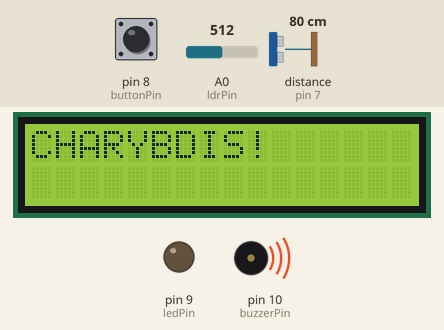
Bench run of a sketch on a simulated Arduino Uno, built with avr-gcc and run on an emulated ATmega328P. On the bench: 16×2 character LCD, output pins drawn as LEDs (lit = HIGH), buzzer (waves = sounding, pin HIGH). Wiring (inferred from the names in the program): ultrasonic range finder: trigger pin 6; echo pin 7. Dashed ring = blinking. The inputs (shaded band) are chosen by the test bench; at power-on: distance to the obstacle (sensor on pin 7) 80 cm, A0 (ldrPin) = 512, pin 8 (buttonPin) HIGH. The echo pulse lasts 58.3 µs per cm; pins used as bus, display or sensor lines are not drawn.

Above: at 1.2 s.
1.3 s: distance to the obstacle (sensor on pin 7) set to 98 cm
2.8 s: distance to the obstacle (sensor on pin 7) set to 105 cm
At 4.0 s:
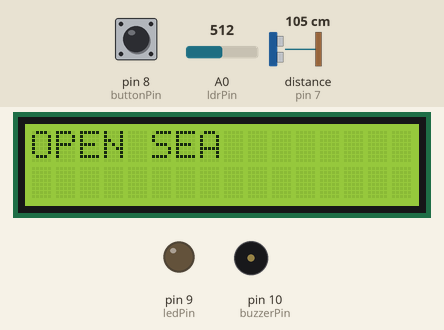
4.3 s: A0 (ldrPin) set to 500
At 4.87 s:
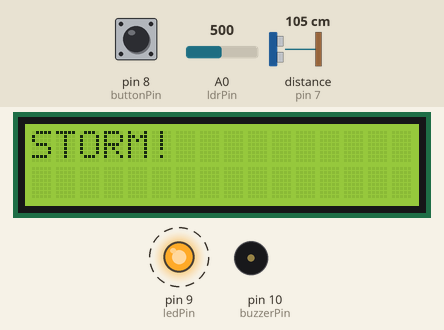
6.5 s: pin 8 (buttonPin) pulled LOW for 0.15 s
At 7.7 s:
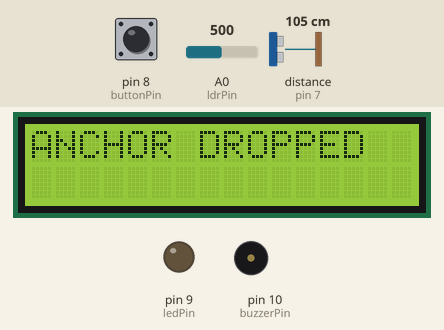
8.1 s: pin 8 (buttonPin) pulled LOW for 1 s
At 8.62 s:
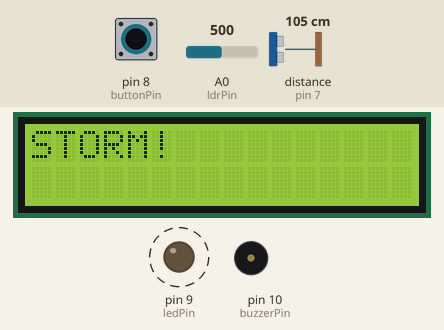
9.7 s: pin 8 (buttonPin) pulled LOW for 3.2 s
At 11.2 s:
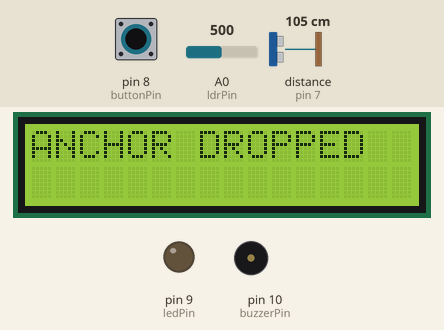
Timing chart, 0 to 12.7 s (numbered marks = the images above; inputs shaded):
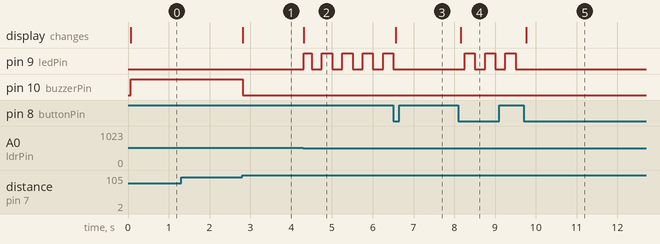

The sketch:

Arduino_code.ino
```cpp
#include <LiquidCrystal.h>

LiquidCrystal lcd(12, 11, 5, 4, 3, 2);

const int buttonPin = 8;
const int ledPin = 9;
const int buzzerPin = 10;
const int trigPin = 6;
const int echoPin = 7;
const int ldrPin = A0;

enum State { OPEN_SEA, ANCHOR_DROPPED, STORM, CHARYBDIS, WRECKED };
State currentState = OPEN_SEA;
State lastState = WRECKED;


bool anchorDropped = false;
unsigned long dangerStartTime = 0;
const unsigned long dangerThreshold = 5000; // 5 seconds


int buttonState = HIGH;
int lastButtonReading = HIGH;
unsigned long lastDebounceTime = 0;
const unsigned long debounceDelay = 50;

void setup() {
  lcd.begin(16, 2);

  pinMode(buttonPin, INPUT_PULLUP);
  pinMode(ledPin, OUTPUT);
  pinMode(buzzerPin, OUTPUT);
  pinMode(trigPin, OUTPUT);
  pinMode(echoPin, INPUT);
}

void loop() {
  //Read Sensors
  int distance = getDistance();
  int lightLevel = analogRead(ldrPin);

  //Read Button
  int reading = digitalRead(buttonPin);
  if (reading != lastButtonReading) {
    lastDebounceTime = millis();
  }
  if ((millis() - lastDebounceTime) > debounceDelay) {
    if (reading != buttonState) {
      buttonState = reading;
      if (buttonState == LOW) { // Button pressed
        anchorDropped = !anchorDropped;
      }
    }
  }
  lastButtonReading = reading;

    if (currentState != WRECKED) {
    if (anchorDropped) {
      currentState = ANCHOR_DROPPED;
    } else {
      switch(currentState) {

        case OPEN_SEA:
        case ANCHOR_DROPPED: // If anchor is raised, return to OPEN_SEA and check sensors
          if (lightLevel < 512) {
            currentState = STORM;
            dangerStartTime = millis();
          } else if (distance < 100) {
            currentState = CHARYBDIS;
            dangerStartTime = millis();
          } else {
            currentState = OPEN_SEA;
          }
          break;

        case STORM:
          if (lightLevel >= 512) {
            currentState = OPEN_SEA; // Escaped storm
          } else if (millis() - dangerStartTime >= dangerThreshold) {
            currentState = WRECKED;
          }
          break;

        case CHARYBDIS:
          if (distance >= 100) {
            currentState = OPEN_SEA; // Escaped Charybdis
          } else if (millis() - dangerStartTime >= dangerThreshold) {
            currentState = WRECKED;
          }
          break;
      }
    }
  }

  updateOutputs();
  updateLCD();
}
int getDistance() {
  digitalWrite(trigPin, LOW);
  delayMicroseconds(2);
  digitalWrite(trigPin, HIGH);
  delayMicroseconds(10);
  digitalWrite(trigPin, LOW);
  long duration = pulseIn(echoPin, HIGH, 30000); // 30ms
  if (duration == 0) return 999;
  return duration * 0.034 / 2;
}

void updateOutputs() {

  if (currentState == WRECKED) {
    digitalWrite(ledPin, LOW);
    digitalWrite(buzzerPin, LOW);
    return;
  }

  // Handle Storm LED
  if (currentState == STORM) {
    digitalWrite(ledPin, (millis() / 250) % 2); // Blink every 250ms
  } else {
    digitalWrite(ledPin, LOW);
  }


  if (currentState == CHARYBDIS) {
    digitalWrite(buzzerPin, HIGH);
  } else {
    digitalWrite(buzzerPin, LOW);
  }
}

void updateLCD() {
  if (currentState != lastState) {
    lcd.clear();
    lcd.setCursor(0, 0);

    switch(currentState) {
      case OPEN_SEA:       lcd.print("OPEN SEA"); break;
      case ANCHOR_DROPPED: lcd.print("ANCHOR DROPPED"); break;
      case STORM:          lcd.print("STORM!"); break;
      case CHARYBDIS:      lcd.print("CHARYBDIS!"); break;
      case WRECKED:        lcd.print("WRECKED"); break;
    }
    lastState = currentState;
  }
}
```

Measured:
- the behaviour switches between 101 and 102 cm on distance to the obstacle (sensor on pin 7) (found by bisection; images 0 and 1)
- the behaviour switches between 512 and 511 on A0 (ldrPin) (found by bisection; images 1 and 2)
- after the input at 1.3 s, every drawn part: stays the same
- after the input at 2.8 s, pin 10 (buzzerPin): HIGH → LOW at once; the display: changes at once (image 1)
- after the input at 4.3 s, pin 9 (ledPin): alternates HIGH for 0.25 s and LOW for 0.25 s, starting at once; the display: changes at once (image 2)
- after the input at 6.5 s, pin 9 (ledPin): goes on until 6.5 s, then stays LOW; the display: changes after 0.06 s (image 3)
- after the input at 8.1 s, pin 9 (ledPin): alternates HIGH for 0.25 s and LOW for 0.25 s, starting after 0.15 s; the display: changes after 0.06 s (image 4)
- after the input at 9.7 s, pin 9 (ledPin): stops changing and stays LOW; the display: changes after 0.06 s (image 5)
